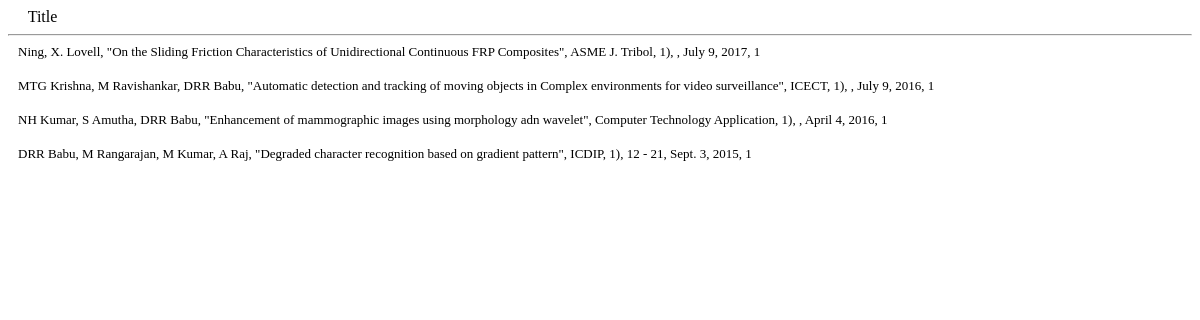
Before: /publications/print with the older database file.
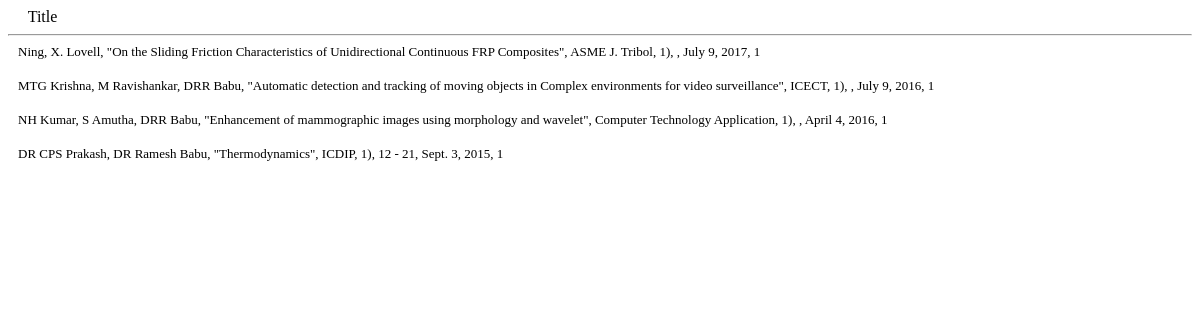
After: the same page with the newer database file.
### Publications/models.py (models this page shows, shortened)
class publication(models.Model):
    dept = models.CharField(max_length=100)
    title = models.CharField(max_length=200, unique=True)
    author = models.CharField(max_length=100)
    Journal_name = models.CharField("Journal/Conference Name",max_length=100)
    type = models.CharField(max_length=100, choices=[('conference', 'conference'), ('journal', 'journal')])
    nationality = models.CharField(max_length=100,
                                   choices=[('national', 'national'), ('international', 'international')])
    page_no = models.CharField(max_length=50, blank=True,null=True)
    volume = models.IntegerField(blank=True,null=True)
    year = models.DateField()
    impact_factor = models.CharField(max_length=200, blank=True, null=True)
    citations = models.CharField(max_length=10, blank=True, null=True)

### Publications/views.py (the view)
def print(request):
    context = {
        'all_publications': all_publications,
    }
    return render(request, 'publications/print.html', context)

### Publications/templates/publications/print.html (shortened to what this page needs)
<!DOCTYPE html>
<html lang="en">
<head>
</head>
<hr>
{% for i in all_publications %}
    <div style="margin-left: 10px; font-family: 'Arial Black'">
        <div style="font-size: 13px">
            <label> {{ i.author }}, "{{ i.title }}", {{ i.Journal_name }}, {{ i.volume }}), {{ i.page_no }}, {{ i.year }}, {{ i.citations }}</label>
        </div>
        <br>
    </div>
{% endfor %}
</body>
</html>

Changed rows visible on the page:
changed publication "NH Kumar, S Amutha, DRR Babu": title "Enhancement of mammographic images using morphology adn wavelet" → "Enhancement of mammographic images using morphology and wavelet"
changed publication "ICDIP": author "DRR Babu, M Rangarajan, M Kumar, A Raj" → "DR CPS Prakash, DR Ramesh Babu"; title "Degraded character recognition based on gradient pattern" → "Thermodynamics"
